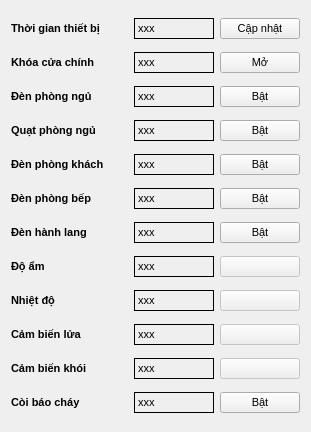
   <widget class="QWidget" name="layoutWidget">
    <property name="geometry">
     <rect>
      <x>340</x>
      <y>10</y>
      <width>311</width>
      <height>432</height>
     </rect>
    </property>
    <property name="font">
     <font>
      <pointsize>8</pointsize>
     </font>
    </property>
    <layout class="QVBoxLayout" name="verticalLayout_8">
     <item>
      <layout class="QHBoxLayout" name="horizontalLayout_25">
       <item>
        <widget class="QLabel" name="label_lock_stt_text_17">
         <property name="font">
          <font>
           <pointsize>8</pointsize>
           <bold>true</bold>
          </font>
         </property>
         <property name="frameShape">
          <enum>QFrame::Shape::NoFrame</enum>
         </property>
         <property name="text">
          <string>Thời gian thiết bị</string>
         </property>
        </widget>
       </item>
       <item>
        <widget class="QLabel" name="label_timeTb">
         <property name="sizePolicy">
          <sizepolicy hsizetype="Minimum" vsizetype="Minimum">
           <horstretch>0</horstretch>
           <verstretch>0</verstretch>
          </sizepolicy>
         </property>
         <property name="maximumSize">
          <size>
           <width>80</width>
           <height>16777215</height>
          </size>
         </property>
         <property name="font">
          <font>
           <pointsize>8</pointsize>
          </font>
         </property>
         <property name="frameShape">
          <enum>QFrame::Shape::Box</enum>
         </property>
         <property name="text">
          <string>xxx</string>
         </property>
        </widget>
       </item>
       <item>
        <widget class="QPushButton" name="pushButton_ghiTimeTb">
         <property name="maximumSize">
          <size>
           <width>80</width>
           <height>16777215</height>
          </size>
         </property>
         <property name="font">
          <font>
           <pointsize>8</pointsize>
          </font>
         </property>
         <property name="text">
          <string>Cập nhật</string>
         </property>
        </widget>
       </item>
      </layout>
     </item>
     <item>
      <layout class="QHBoxLayout" name="horizontalLayout_4">
       <item>
        <widget class="QLabel" name="label_lock_stt_text">
         <property name="font">
          <font>
           <pointsize>8</pointsize>
           <bold>true</bold>
          </font>
         </property>
         <property name="frameShape">
          <enum>QFrame::Shape::NoFrame</enum>
         </property>
         <property name="text">
          <string>Khóa cửa chính</string>
         </property>
        </widget>
       </item>
       <item>
        <widget class="QLabel" name="label_khoaCuaChinh">
         <property name="sizePolicy">
          <sizepolicy hsizetype="Minimum" vsizetype="Minimum">
           <horstretch>0</horstretch>
           <verstretch>0</verstretch>
          </sizepolicy>
         </property>
         <property name="maximumSize">
          <size>
           <width>80</width>
           <height>16777215</height>
          </size>
         </property>
         <property name="font">
          <font>
           <pointsize>8</pointsize>
          </font>
         </property>
         <property name="frameShape">
          <enum>QFrame::Shape::Box</enum>
         </property>
         <property name="text">
          <string>xxx</string>
         </property>
        </widget>
       </item>
       <item>
        <widget class="QPushButton" name="pushButton_khoaCua">
         <property name="maximumSize">
          <size>
           <width>80</width>
           <height>16777215</height>
          </size>
         </property>
         <property name="font">
          <font>
           <pointsize>8</pointsize>
          </font>
         </property>
         <property name="text">
          <string>Mở</string>
         </property>
        </widget>
       </item>
      </layout>
     </item>
     <item>
      <layout class="QHBoxLayout" name="horizontalLayout_9">
       <item>
        <widget class="QLabel" name="label_lock_stt_text_11">
         <property name="font">
          <font>
           <pointsize>8</pointsize>
           <bold>true</bold>
          </font>
         </property>
         <property name="frameShape">
          <enum>QFrame::Shape::NoFrame</enum>
         </property>
         <property name="text">
          <string>Đèn phòng ngủ</string>
         </property>
        </widget>
       </item>
       <item>
        <widget class="QLabel" name="label_denNgu">
         <property name="sizePolicy">
          <sizepolicy hsizetype="Minimum" vsizetype="Minimum">
           <horstretch>0</horstretch>
           <verstretch>0</verstretch>
          </sizepolicy>
         </property>
         <property name="maximumSize">
          <size>
           <width>80</width>
           <height>16777215</height>
          </size>
         </property>
         <property name="font">
          <font>
           <pointsize>8</pointsize>
          </font>
         </property>
         <property name="frameShape">
          <enum>QFrame::Shape::Box</enum>
         </property>
         <property name="text">
          <string>xxx</string>
         </property>
        </widget>
       </item>
       <item>
        <widget class="QPushButton" name="pushButton_denNgu">
         <property name="maximumSize">
          <size>
           <width>80</width>
           <height>16777215</height>
          </size>
         </property>
         <property name="font">
          <font>
           <pointsize>8</pointsize>
          </font>
         </property>
         <property name="text">
          <string>Bật</string>
         </property>
        </widget>
       </item>
      </layout>
     </item>
     <item>
      <layout class="QHBoxLayout" name="horizontalLayout_16">
       <item>
        <widget class="QLabel" name="label_lock_stt_text_12">
         <property name="font">
          <font>
           <pointsize>8</pointsize>
           <bold>true</bold>
          </font>
         </property>
         <property name="frameShape">
          <enum>QFrame::Shape::NoFrame</enum>
         </property>
         <property name="text">
          <string>Quạt phòng ngủ</string>
         </property>
        </widget>
       </item>
       <item>
        <widget class="QLabel" name="label_quatNgu">
         <property name="sizePolicy">
          <sizepolicy hsizetype="Minimum" vsizetype="Minimum">
           <horstretch>0</horstretch>
           <verstretch>0</verstretch>
          </sizepolicy>
         </property>
         <property name="maximumSize">
          <size>
           <width>80</width>
           <height>16777215</height>
          </size>
         </property>
         <property name="font">
          <font>
           <pointsize>8</pointsize>
          </font>
         </property>
         <property name="frameShape">
          <enum>QFrame::Shape::Box</enum>
         </property>
         <property name="text">
          <string>xxx</string>
         </property>
        </widget>
       </item>
       <item>
        <widget class="QPushButton" name="pushButton_quatNgu">
         <property name="maximumSize">
          <size>
           <width>80</width>
           <height>16777215</height>
          </size>
         </property>
         <property name="font">
          <font>
           <pointsize>8</pointsize>
          </font>
         </property>
         <property name="text">
          <string>Bật</string>
         </property>
        </widget>
       </item>
      </layout>
     </item>
     <item>
      <layout class="QHBoxLayout" name="horizontalLayout_20">
       <item>
        <widget class="QLabel" name="label_lock_stt_text_13">
         <property name="font">
          <font>
           <pointsize>8</pointsize>
           <bold>true</bold>
          </font>
         </property>
         <property name="frameShape">
          <enum>QFrame::Shape::NoFrame</enum>
         </property>
         <property name="text">
          <string>Đèn phòng khách</string>
         </property>
        </widget>
       </item>
       <item>
        <widget class="QLabel" name="label_denKhach">
         <property name="sizePolicy">
          <sizepolicy hsizetype="Minimum" vsizetype="Minimum">
           <horstretch>0</horstretch>
           <verstretch>0</verstretch>
          </sizepolicy>
         </property>
         <property name="maximumSize">
          <size>
           <width>80</width>
           <height>16777215</height>
          </size>
         </property>
         <property name="font">
          <font>
           <pointsize>8</pointsize>
          </font>
         </property>
         <property name="frameShape">
          <enum>QFrame::Shape::Box</enum>
         </property>
         <property name="text">
          <string>xxx</string>
         </property>
        </widget>
       </item>
       <item>
        <widget class="QPushButton" name="pushButton_denKhach">
         <property name="maximumSize">
          <size>
           <width>80</width>
           <height>16777215</height>
          </size>
         </property>
         <property name="font">
          <font>
           <pointsize>8</pointsize>
          </font>
         </property>
         <property name="text">
          <string>Bật</string>
         </property>
        </widget>
       </item>
      </layout>
     </item>
     <item>
      <layout class="QHBoxLayout" name="horizontalLayout_23">
       <item>
        <widget class="QLabel" name="label_lock_stt_text_15">
         <property name="font">
          <font>
           <pointsize>8</pointsize>
           <bold>true</bold>
          </font>
         </property>
         <property name="frameShape">
          <enum>QFrame::Shape::NoFrame</enum>
         </property>
         <property name="text">
          <string>Đèn phòng bếp</string>
         </property>
        </widget>
       </item>
       <item>
        <widget class="QLabel" name="label_denBep">
         <property name="sizePolicy">
          <sizepolicy hsizetype="Minimum" vsizetype="Minimum">
           <horstretch>0</horstretch>
           <verstretch>0</verstretch>
          </sizepolicy>
         </property>
         <property name="maximumSize">
          <size>
           <width>80</width>
           <height>16777215</height>
          </size>
         </property>
         <property name="font">
          <font>
           <pointsize>8</pointsize>
          </font>
         </property>
         <property name="frameShape">
          <enum>QFrame::Shape::Box</enum>
         </property>
         <property name="text">
          <string>xxx</string>
         </property>
        </widget>
       </item>
       <item>
        <widget class="QPushButton" name="pushButton_denBep">
         <property name="maximumSize">
          <size>
           <width>80</width>
           <height>16777215</height>
          </size>
         </property>
         <property name="font">
          <font>
           <pointsize>8</pointsize>
          </font>
         </property>
         <property name="text">
          <string>Bật</string>
         </property>
        </widget>
       </item>
      </layout>
     </item>
     <item>
      <layout class="QHBoxLayout" name="horizontalLayout_24">
       <item>
        <widget class="QLabel" name="label_lock_stt_text_16">
         <property name="font">
          <font>
           <pointsize>8</pointsize>
           <bold>true</bold>
          </font>
         </property>
         <property name="frameShape">
          <enum>QFrame::Shape::NoFrame</enum>
         </property>
         <property name="text">
          <string>Đèn hành lang</string>
         </property>
        </widget>
       </item>
       <item>
        <widget class="QLabel" name="label_denHanhLang">
         <property name="sizePolicy">
          <sizepolicy hsizetype="Minimum" vsizetype="Minimum">
           <horstretch>0</horstretch>
           <verstretch>0</verstretch>
          </sizepolicy>
         </property>
         <property name="maximumSize">
          <size>
           <width>80</width>
           <height>16777215</height>
          </size>
         </property>
         <property name="font">
          <font>
           <pointsize>8</pointsize>
          </font>
         </property>
         <property name="frameShape">
          <enum>QFrame::Shape::Box</enum>
         </property>
         <property name="text">
          <string>xxx</string>
         </property>
        </widget>
       </item>
       <item>
        <widget class="QPushButton" name="pushButton_denHanhLang">
         <property name="maximumSize">
          <size>
           <width>80</width>
           <height>16777215</height>
          </size>
         </property>
         <property name="font">
          <font>
           <pointsize>8</pointsize>
          </font>
         </property>
         <property name="text">
          <string>Bật</string>
         </property>
        </widget>
       </item>
      </layout>
     </item>
     <item>
      <layout class="QHBoxLayout" name="horizontalLayout_5">
       <item>
        <widget class="QLabel" name="label_lock_stt_text_2">
         <property name="font">
          <font>
           <pointsize>8</pointsize>
           <bold>true</bold>
          </font>
         </property>
         <property name="frameShape">
          <enum>QFrame::Shape::NoFrame</enum>
         </property>
         <property name="text">
          <string>Độ ẩm</string>
         </property>
        </widget>
       </item>
       <item>
        <widget class="QLabel" name="label_doAm">
         <property name="sizePolicy">
          <sizepolicy hsizetype="Minimum" vsizetype="Minimum">
           <horstretch>0</horstretch>
           <verstretch>0</verstretch>
          </sizepolicy>
         </property>
         <property name="maximumSize">
          <size>
           <width>80</width>
           <height>16777215</height>
          </size>
         </property>
         <property name="font">
          <font>
           <pointsize>8</pointsize>
          </font>
         </property>
         <property name="frameShape">
          <enum>QFrame::Shape::Box</enum>
         </property>
         <property name="text">
          <string>xxx</string>
         </property>
        </widget>
       </item>
       <item>
        <widget class="QPushButton" name="pushButton_denHanhLang_2">
         <property name="enabled">
          <bool>false</bool>
         </property>
         <property name="maximumSize">
          <size>
           <width>80</width>
           <height>16777215</height>
          </size>
         </property>
         <property name="font">
          <font>
           <pointsize>8</pointsize>
          </font>
         </property>
         <property name="text">
          <string/>
         </property>
        </widget>
       </item>
      </layout>
     </item>
     <item>
      <layout class="QHBoxLayout" name="horizontalLayout_6">
       <item>
        <widget class="QLabel" name="label_lock_stt_text_3">
         <property name="font">
          <font>
           <pointsize>8</pointsize>
           <bold>true</bold>
          </font>
         </property>
         <property name="frameShape">
          <enum>QFrame::Shape::NoFrame</enum>
         </property>
         <property name="text">
          <string>Nhiệt độ</string>
         </property>
        </widget>
       </item>
       <item>
        <widget class="QLabel" name="label_nhietDo">
         <property name="sizePolicy">
          <sizepolicy hsizetype="Minimum" vsizetype="Minimum">
           <horstretch>0</horstretch>
           <verstretch>0</verstretch>
          </sizepolicy>
         </property>
         <property name="maximumSize">
          <size>
           <width>80</width>
           <height>16777215</height>
          </size>
         </property>
         <property name="font">
          <font>
           <pointsize>8</pointsize>
          </font>
         </property>
         <property name="frameShape">
          <enum>QFrame::Shape::Box</enum>
         </property>
         <property name="text">
          <string>xxx</string>
         </property>
        </widget>
       </item>
       <item>
        <widget class="QPushButton" name="pushButton_denHanhLang_3">
         <property name="enabled">
          <bool>false</bool>
         </property>
         <property name="maximumSize">
          <size>
           <width>80</width>
           <height>16777215</height>
          </size>
         </property>
         <property name="font">
          <font>
           <pointsize>8</pointsize>
          </font>
         </property>
         <property name="text">
          <string/>
         </property>
        </widget>
       </item>
      </layout>
     </item>
     <item>
      <layout class="QHBoxLayout" name="horizontalLayout_17">
       <item>
        <widget class="QLabel" name="label_lock_stt_text_5">
         <property name="font">
          <font>
           <pointsize>8</pointsize>
           <bold>true</bold>
          </font>
         </property>
         <property name="frameShape">
          <enum>QFrame::Shape::NoFrame</enum>
         </property>
         <property name="text">
          <string>Cảm biến lửa</string>
         </property>
        </widget>
       </item>
       <item>
        <widget class="QLabel" name="label_camBienLua">
         <property name="sizePolicy">
          <sizepolicy hsizetype="Minimum" vsizetype="Minimum">
           <horstretch>0</horstretch>
           <verstretch>0</verstretch>
          </sizepolicy>
         </property>
         <property name="maximumSize">
          <size>
           <width>80</width>
           <height>16777215</height>
          </size>
         </property>
         <property name="font">
          <font>
           <pointsize>8</pointsize>
          </font>
         </property>
         <property name="frameShape">
          <enum>QFrame::Shape::Box</enum>
         </property>
         <property name="text">
          <string>xxx</string>
         </property>
        </widget>
       </item>
       <item>
        <widget class="QPushButton" name="pushButton_denHanhLang_5">
         <property name="enabled">
          <bool>false</bool>
         </property>
         <property name="maximumSize">
          <size>
           <width>80</width>
           <height>16777215</height>
          </size>
         </property>
         <property name="font">
          <font>
           <pointsize>8</pointsize>
          </font>
         </property>
         <property name="text">
          <string/>
         </property>
        </widget>
       </item>
      </layout>
     </item>
     <item>
      <layout class="QHBoxLayout" name="horizontalLayout_18">
       <item>
        <widget class="QLabel" name="label_lock_stt_text_6">
         <property name="font">
          <font>
           <pointsize>8</pointsize>
           <bold>true</bold>
          </font>
         </property>
         <property name="frameShape">
          <enum>QFrame::Shape::NoFrame</enum>
         </property>
         <property name="text">
          <string>Cảm biến khói</string>
         </property>
        </widget>
       </item>
       <item>
        <widget class="QLabel" name="label_camBienKhoi">
         <property name="sizePolicy">
          <sizepolicy hsizetype="Minimum" vsizetype="Minimum">
           <horstretch>0</horstretch>
           <verstretch>0</verstretch>
          </sizepolicy>
         </property>
         <property name="maximumSize">
          <size>
           <width>80</width>
           <height>16777215</height>
          </size>
         </property>
         <property name="font">
          <font>
           <pointsize>8</pointsize>
          </font>
         </property>
         <property name="frameShape">
          <enum>QFrame::Shape::Box</enum>
         </property>
         <property name="text">
          <string>xxx</string>
         </property>
        </widget>
       </item>
       <item>
        <widget class="QPushButton" name="pushButton_denHanhLang_6">
         <property name="enabled">
          <bool>false</bool>
         </property>
         <property name="maximumSize">
          <size>
           <width>80</width>
           <height>16777215</height>
          </size>
         </property>
         <property name="font">
          <font>
           <pointsize>8</pointsize>
          </font>
         </property>
         <property name="text">
          <string/>
         </property>
        </widget>
       </item>
      </layout>
     </item>
     <item>
      <layout class="QHBoxLayout" name="horizontalLayout_19">
       <item>
        <widget class="QLabel" name="label_lock_stt_text_7">
         <property name="font">
          <font>
           <pointsize>8</pointsize>
           <bold>true</bold>
          </font>
         </property>
         <property name="frameShape">
          <enum>QFrame::Shape::NoFrame</enum>
         </property>
         <property name="text">
          <string>Còi báo cháy</string>
         </property>
        </widget>
       </item>
       <item>
        <widget class="QLabel" name="label_coiBaoChay">
         <property name="sizePolicy">
          <sizepolicy hsizetype="Minimum" vsizetype="Minimum">
           <horstretch>0</horstretch>
           <verstretch>0</verstretch>
          </sizepolicy>
         </property>
         <property name="maximumSize">
          <size>
           <width>80</width>
           <height>16777215</height>
          </size>
         </property>
         <property name="font">
          <font>
           <pointsize>8</pointsize>
          </font>
         </property>
         <property name="frameShape">
          <enum>QFrame::Shape::Box</enum>
         </property>
         <property name="text">
          <string>xxx</string>
         </property>
        </widget>
       </item>
       <item>
        <widget class="QPushButton" name="pushButton_coiBaoChay">
         <property name="enabled">
          <bool>true</bool>
         </property>
         <property name="maximumSize">
          <size>
           <width>80</width>
           <height>16777215</height>
          </size>
         </property>
         <property name="font">
          <font>
           <pointsize>8</pointsize>
          </font>
         </property>
         <property name="text">
          <string>Bật</string>
         </property>
        </widget>
       </item>
      </layout>
     </item>
    </layout>
   </widget>
